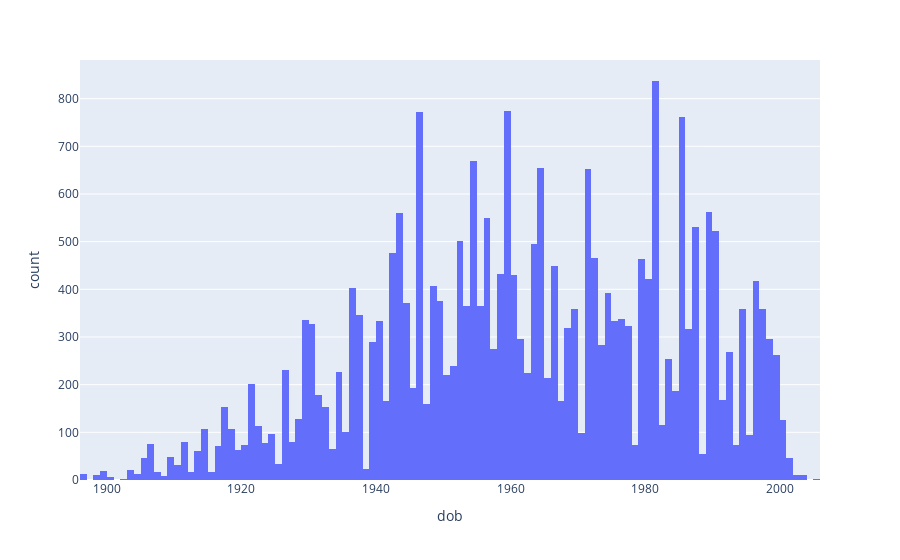

The notebook cell this image was saved under:
### Code cell
px.histogram(merged_data,x='dob') # plotly

### Figure 1 — Plotly figure (JSON) as saved in the notebook; plotly's stock layout.template omitted (floating-point values rounded to 4 significant figures; data arrays with more than 128 entries replaced by an {"elided": "..."} marker saying what was removed)
{"data": [{"bingroup": "x", "hovertemplate": "dob=%{x}<br>count=%{y}<extra></extra>", "legendgroup": "", "marker": {"color": "#636efa", "pattern": {"shape": ""}}, "name": "", "orientation": "v", "showlegend": false, "type": "histogram", "x": {"elided": "26759 str values"}, "xaxis": "x", "yaxis": "y"}], "layout": {"barmode": "relative", "legend": {"tracegroupgap": 0}, "margin": {"t": 60}, "xaxis": {"anchor": "y", "domain": [0, 1], "title": {"text": "dob"}}, "yaxis": {"anchor": "x", "domain": [0, 1], "title": {"text": "count"}}}}
